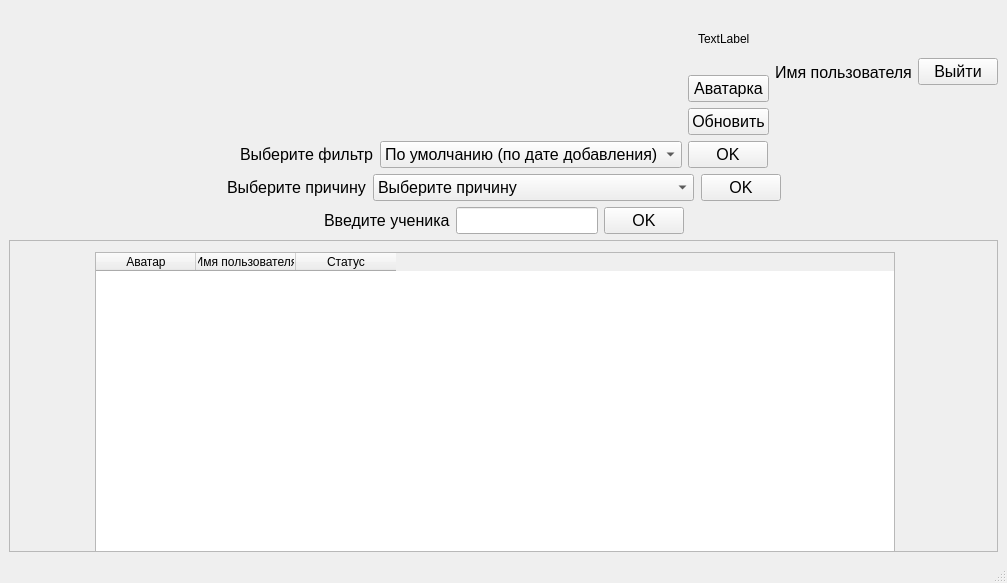
<?xml version="1.0" encoding="UTF-8"?>
<ui version="4.0">
 <class>MainWindow</class>
 <widget class="QMainWindow" name="MainWindow">
  <property name="geometry">
   <rect>
    <x>0</x>
    <y>0</y>
    <width>1007</width>
    <height>583</height>
   </rect>
  </property>
  <property name="windowTitle">
   <string>MainWindow</string>
  </property>
  <widget class="QWidget" name="centralwidget">
   <layout class="QVBoxLayout" name="verticalLayout">
    <item>
     <layout class="QHBoxLayout" name="horizontalLayout">
      <item>
       <spacer name="horizontalSpacer">
        <property name="orientation">
         <enum>Qt::Horizontal</enum>
        </property>
        <property name="sizeHint" stdset="0">
         <size>
          <width>40</width>
          <height>20</height>
         </size>
        </property>
       </spacer>
      </item>
      <item>
       <layout class="QVBoxLayout" name="verticalLayout_2">
        <item>
         <layout class="QHBoxLayout" name="horizontalLayout_3">
          <item>
           <widget class="QLabel" name="label_3">
            <property name="sizePolicy">
             <sizepolicy hsizetype="Fixed" vsizetype="Fixed">
              <horstretch>0</horstretch>
              <verstretch>0</verstretch>
             </sizepolicy>
            </property>
            <property name="minimumSize">
             <size>
              <width>60</width>
              <height>60</height>
             </size>
            </property>
            <property name="maximumSize">
             <size>
              <width>60</width>
              <height>60</height>
             </size>
            </property>
            <property name="text">
             <string>TextLabel</string>
            </property>
           </widget>
          </item>
         </layout>
        </item>
        <item>
         <widget class="QPushButton" name="pushButton">
          <property name="font">
           <font>
            <pointsize>12</pointsize>
           </font>
          </property>
          <property name="text">
           <string>Аватарка</string>
          </property>
         </widget>
        </item>
        <item>
         <widget class="QPushButton" name="pushButton_3">
          <property name="font">
           <font>
            <pointsize>12</pointsize>
           </font>
          </property>
          <property name="text">
           <string>Обновить</string>
          </property>
         </widget>
        </item>
       </layout>
      </item>
      <item>
       <widget class="QLabel" name="label">
        <property name="font">
         <font>
          <pointsize>12</pointsize>
         </font>
        </property>
        <property name="text">
         <string>Имя пользователя</string>
        </property>
       </widget>
      </item>
      <item>
       <widget class="QPushButton" name="pushButton_2">
        <property name="font">
         <font>
          <pointsize>12</pointsize>
         </font>
        </property>
        <property name="text">
         <string>Выйти</string>
        </property>
       </widget>
      </item>
     </layout>
    </item>
    <item>
     <layout class="QHBoxLayout" name="horizontalLayout_7">
      <item>
       <spacer name="horizontalSpacer_2">
        <property name="orientation">
         <enum>Qt::Horizontal</enum>
        </property>
        <property name="sizeHint" stdset="0">
         <size>
          <width>40</width>
          <height>20</height>
         </size>
        </property>
       </spacer>
      </item>
      <item>
       <widget class="QLabel" name="label_2">
        <property name="font">
         <font>
          <pointsize>12</pointsize>
         </font>
        </property>
        <property name="text">
         <string>Выберите фильтр</string>
        </property>
       </widget>
      </item>
      <item>
       <widget class="QComboBox" name="comboBox">
        <property name="sizePolicy">
         <sizepolicy hsizetype="Minimum" vsizetype="Fixed">
          <horstretch>0</horstretch>
          <verstretch>0</verstretch>
         </sizepolicy>
        </property>
        <property name="font">
         <font>
          <pointsize>12</pointsize>
         </font>
        </property>
        <item>
         <property name="text">
          <string>По умолчанию (по дате добавления)</string>
         </property>
        </item>
        <item>
         <property name="text">
          <string>По причине ухода</string>
         </property>
        </item>
        <item>
         <property name="text">
          <string>По имени ученика</string>
         </property>
        </item>
       </widget>
      </item>
      <item>
       <widget class="QPushButton" name="pushButton_4">
        <property name="font">
         <font>
          <pointsize>12</pointsize>
         </font>
        </property>
        <property name="text">
         <string>OK</string>
        </property>
       </widget>
      </item>
      <item>
       <spacer name="horizontalSpacer_3">
        <property name="orientation">
         <enum>Qt::Horizontal</enum>
        </property>
        <property name="sizeHint" stdset="0">
         <size>
          <width>40</width>
          <height>20</height>
         </size>
        </property>
       </spacer>
      </item>
     </layout>
    </item>
    <item>
     <layout class="QHBoxLayout" name="horizontalLayout_8">
      <property name="spacing">
       <number>7</number>
      </property>
      <property name="topMargin">
       <number>0</number>
      </property>
      <item>
       <spacer name="horizontalSpacer_4">
        <property name="orientation">
         <enum>Qt::Horizontal</enum>
        </property>
        <property name="sizeHint" stdset="0">
         <size>
          <width>40</width>
          <height>20</height>
         </size>
        </property>
       </spacer>
      </item>
      <item>
       <widget class="QLabel" name="label_4">
        <property name="font">
         <font>
          <pointsize>12</pointsize>
         </font>
        </property>
        <property name="text">
         <string>Выберите причину</string>
        </property>
       </widget>
      </item>
      <item>
       <widget class="QComboBox" name="comboBox_2">
        <property name="font">
         <font>
          <pointsize>12</pointsize>
         </font>
        </property>
        <item>
         <property name="text">
          <string>Выберите причину</string>
         </property>
        </item>
        <item>
         <property name="text">
          <string>Врач/сдача анализов/диспансеризация</string>
         </property>
        </item>
        <item>
         <property name="text">
          <string>Семейные обстоятельства</string>
         </property>
        </item>
        <item>
         <property name="text">
          <string>Олимпиада</string>
         </property>
        </item>
       </widget>
      </item>
      <item>
       <widget class="QPushButton" name="pushButton_5">
        <property name="font">
         <font>
          <pointsize>12</pointsize>
         </font>
        </property>
        <property name="text">
         <string>OK</string>
        </property>
       </widget>
      </item>
      <item>
       <spacer name="horizontalSpacer_5">
        <property name="orientation">
         <enum>Qt::Horizontal</enum>
        </property>
        <property name="sizeHint" stdset="0">
         <size>
          <width>40</width>
          <height>20</height>
         </size>
        </property>
       </spacer>
      </item>
     </layout>
    </item>
    <item>
     <layout class="QHBoxLayout" name="horizontalLayout_9">
      <item>
       <spacer name="horizontalSpacer_6">
        <property name="orientation">
         <enum>Qt::Horizontal</enum>
        </property>
        <property name="sizeHint" stdset="0">
         <size>
          <width>40</width>
          <height>20</height>
         </size>
        </property>
       </spacer>
      </item>
      <item>
       <widget class="QLabel" name="label_5">
        <property name="font">
         <font>
          <pointsize>12</pointsize>
         </font>
        </property>
        <property name="text">
         <string>Введите ученика</string>
        </property>
       </widget>
      </item>
      <item>
       <widget class="QLineEdit" name="lineEdit">
        <property name="sizePolicy">
         <sizepolicy hsizetype="Minimum" vsizetype="Fixed">
          <horstretch>0</horstretch>
          <verstretch>0</verstretch>
         </sizepolicy>
        </property>
        <property name="font">
         <font>
          <pointsize>12</pointsize>
         </font>
        </property>
       </widget>
      </item>
      <item>
       <widget class="QPushButton" name="pushButton_6">
        <property name="font">
         <font>
          <pointsize>12</pointsize>
         </font>
        </property>
        <property name="text">
         <string>OK</string>
        </property>
       </widget>
      </item>
      <item>
       <spacer name="horizontalSpacer_7">
        <property name="orientation">
         <enum>Qt::Horizontal</enum>
        </property>
        <property name="sizeHint" stdset="0">
         <size>
          <width>40</width>
          <height>20</height>
         </size>
        </property>
       </spacer>
      </item>
     </layout>
    </item>
    <item>
     <widget class="QScrollArea" name="scrollArea">
      <property name="sizePolicy">
       <sizepolicy hsizetype="Expanding" vsizetype="Expanding">
        <horstretch>0</horstretch>
        <verstretch>0</verstretch>
       </sizepolicy>
      </property>
      <property name="widgetResizable">
       <bool>true</bool>
      </property>
      <widget class="QWidget" name="scrollAreaWidgetContents">
       <property name="geometry">
        <rect>
         <x>0</x>
         <y>0</y>
         <width>983</width>
         <height>229</height>
        </rect>
       </property>
       <widget class="QWidget" name="layoutWidget">
        <property name="geometry">
         <rect>
          <x>10</x>
          <y>10</y>
          <width>951</width>
          <height>432</height>
         </rect>
        </property>
        <layout class="QHBoxLayout" name="horizontalLayout_2">
         <item>
          <widget class="QTableWidget" name="tableWidget">
           <property name="sizePolicy">
            <sizepolicy hsizetype="Fixed" vsizetype="Fixed">
             <horstretch>0</horstretch>
             <verstretch>0</verstretch>
            </sizepolicy>
           </property>
           <property name="minimumSize">
            <size>
             <width>800</width>
             <height>430</height>
            </size>
           </property>
           <column>
            <property name="text">
             <string>Аватар</string>
            </property>
           </column>
           <column>
            <property name="text">
             <string>Имя пользователя</string>
            </property>
           </column>
           <column>
            <property name="text">
             <string>Статус</string>
            </property>
           </column>
          </widget>
         </item>
        </layout>
       </widget>
      </widget>
     </widget>
    </item>
   </layout>
  </widget>
  <widget class="QMenuBar" name="menubar">
   <property name="geometry">
    <rect>
     <x>0</x>
     <y>0</y>
     <width>1007</width>
     <height>26</height>
    </rect>
   </property>
  </widget>
  <widget class="QStatusBar" name="statusbar"/>
 </widget>
 <resources/>
 <connections/>
</ui>
